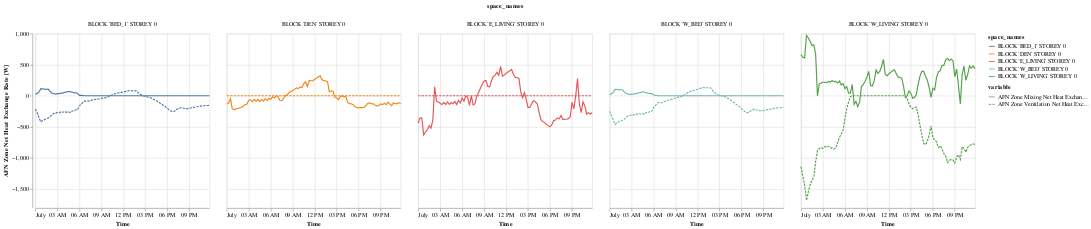
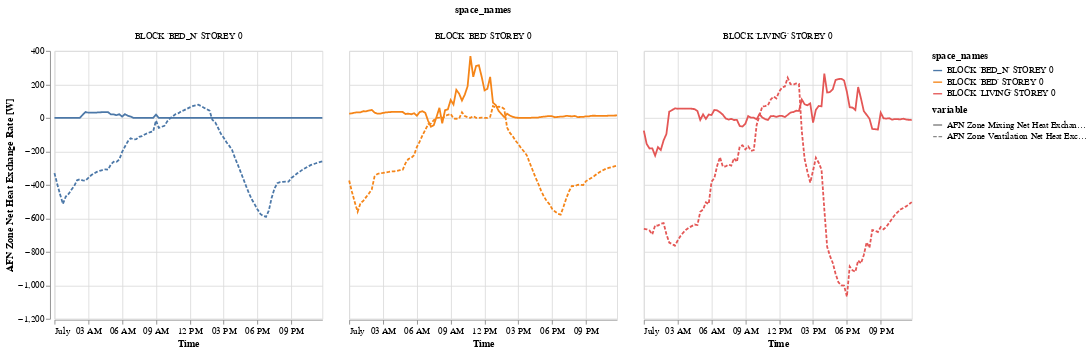
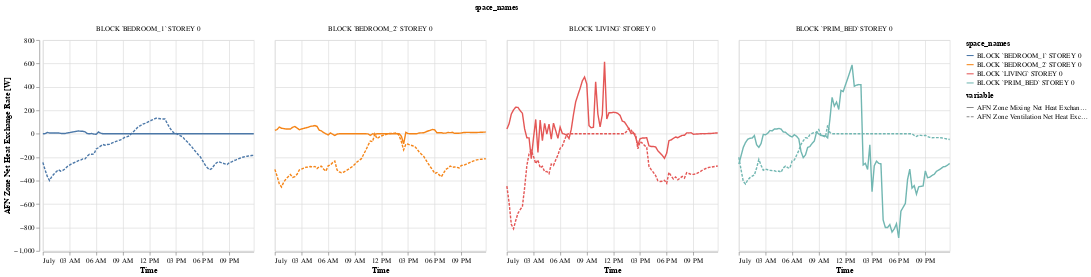

Notebook code for these charts, in order:
### Code cell
c1 = get_sample_chart("case_amb_b1")
c2 = get_sample_chart("case_bol_5")
c3 = get_sample_chart("case_red_b1")

### Figure 1 — Vega-Lite specification as saved in the notebook (floating-point values rounded to 4 significant figures; data arrays with more than 128 entries replaced by an {"elided": "..."} marker saying what was removed)
{"config": {"view": {"continuousWidth": 300, "continuousHeight": 300}}, "data": {"name": "data-017f2b51e22b2ed19252262b398f88a9"}, "facet": {"column": {"field": "space_names", "type": "nominal"}}, "spec": {"mark": {"type": "line"}, "encoding": {"color": {"field": "space_names", "type": "nominal"}, "strokeDash": {"field": "variable", "type": "nominal"}, "x": {"field": "datetimes", "sort": "ascending", "title": "Time", "type": "temporal"}, "y": {"field": "value", "title": "AFN Zone Net Heat Exchange Rate [W]", "type": "quantitative"}}}, "$schema": "https://vega.github.io/schema/vega-lite/v5.20.1.json", "datasets": {"data-017f2b51e22b2ed19252262b398f88a9": {"elided": "960 records"}}}

### Figure 2 — Vega-Lite specification as saved in the notebook (floating-point values rounded to 4 significant figures; data arrays with more than 128 entries replaced by an {"elided": "..."} marker saying what was removed)
{"config": {"view": {"continuousWidth": 300, "continuousHeight": 300}}, "data": {"name": "data-0a07e1683fa7886a8ec7f4c93b1e1630"}, "facet": {"column": {"field": "space_names", "type": "nominal"}}, "spec": {"mark": {"type": "line"}, "encoding": {"color": {"field": "space_names", "type": "nominal"}, "strokeDash": {"field": "variable", "type": "nominal"}, "x": {"field": "datetimes", "sort": "ascending", "title": "Time", "type": "temporal"}, "y": {"field": "value", "title": "AFN Zone Net Heat Exchange Rate [W]", "type": "quantitative"}}}, "$schema": "https://vega.github.io/schema/vega-lite/v5.20.1.json", "datasets": {"data-0a07e1683fa7886a8ec7f4c93b1e1630": {"elided": "576 records"}}}

### Figure 3 — Vega-Lite specification as saved in the notebook (floating-point values rounded to 4 significant figures; data arrays with more than 128 entries replaced by an {"elided": "..."} marker saying what was removed)
{"config": {"view": {"continuousWidth": 300, "continuousHeight": 300}}, "data": {"name": "data-70b714625ab32ab2b424e9c0d8b063d8"}, "facet": {"column": {"field": "space_names", "type": "nominal"}}, "spec": {"mark": {"type": "line"}, "encoding": {"color": {"field": "space_names", "type": "nominal"}, "strokeDash": {"field": "variable", "type": "nominal"}, "x": {"field": "datetimes", "sort": "ascending", "title": "Time", "type": "temporal"}, "y": {"field": "value", "title": "AFN Zone Net Heat Exchange Rate [W]", "type": "quantitative"}}}, "$schema": "https://vega.github.io/schema/vega-lite/v5.20.1.json", "datasets": {"data-70b714625ab32ab2b424e9c0d8b063d8": {"elided": "768 records"}}}
